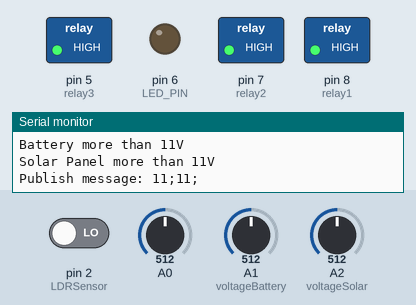
Simulated run of this sketch. Board: Arduino Uno, built with avr-gcc and run on an emulated ATmega328P. Shown: switched loads named in the sketch (green lamp = pin HIGH), output pins drawn as LEDs (lit = HIGH), the last lines printed to the serial monitor. Inputs (shaded band) come from the test bench; at power-on: A1 (voltageBattery) = 512, A2 (voltageSolar) = 512, pin 2 (LDRSensor) LOW, A0 = 512. WiFi joins after 1.5 s; servers stay silent unless stated; random numbers use the default seed unless the sketch sets one; no MQTT or app messages arrive unless stated.

Above: at 4.5 s.
4.6 s: A1 (voltageBattery) set to 500
7.6 s: A1 (voltageBattery) set to 474
At 10.3 s:
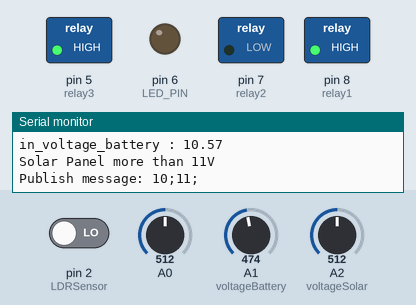
10.6 s: A2 (voltageSolar) set to 499
13.6 s: A2 (voltageSolar) set to 478
At 16.3 s:
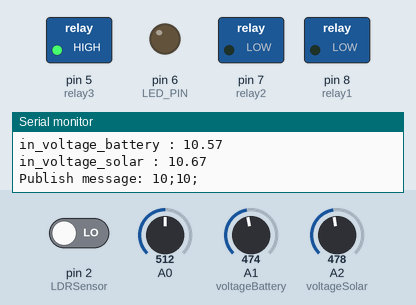
16.6 s: A1 (voltageBattery) set to 511
At 18.7 s:
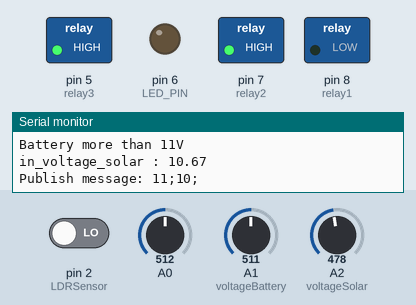
19.6 s: pin 2 (LDRSensor) driven HIGH
At 22.1 s:
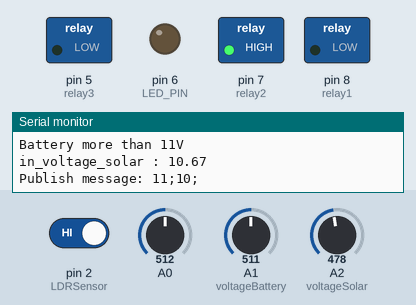
Timing chart, 0 to 23.6 s (numbered marks = the images above; inputs shaded):
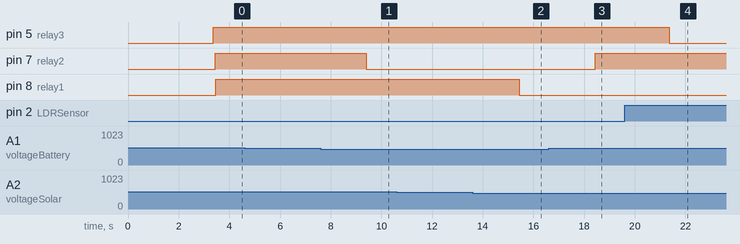

Measured:
- the behaviour switches between 492 and 491 on A1 (voltageBattery) (found by bisection; images 0 and 1)
- the behaviour switches between 492 and 491 on A2 (voltageSolar) (found by bisection; images 1 and 2)
- after the input at 7.6 s, pin 7 (relay2): HIGH → LOW after 1.8 s
- after the input at 13.6 s, pin 8 (relay1): HIGH → LOW after 1.8 s
- after the input at 16.6 s, pin 7 (relay2): LOW → HIGH after 1.8 s
- after the input at 19.6 s, pin 5 (relay3): HIGH → LOW after 1.8 s

The sketch:

PJU_C.ino
```cpp
#define BLYNK_TEMPLATE_ID "TMPL64OWjelMT"
#define BLYNK_TEMPLATE_NAME "Smart PJU"
#define BLYNK_AUTH_TOKEN "h-u3YUFCtGO-6eGSHjc4s9F7OZNAq0NG"

#include <SPI.h>
#include <Ethernet.h>
#include <PubSubClient.h>
#include <Blynk.h>
#include <BlynkSimpleEthernet.h>

const char* mqtt_server = "test.mosquitto.org"; // broker mqtt
const int mqtt_port =1883;                     // broker port

EthernetClient ethClient;
PubSubClient client(ethClient);
byte mac[]    = {  0xDE, 0xED, 0xBA, 0xFE, 0xFE, 0xED };

// definisi pin arduino
#define LED_PIN 6
int LDRSensor = 2;
#define currentLamp A0
#define voltageBattery A1
#define voltageSolar A2
#define relay1 8 // Relay bantuan untuk BATTERY
#define relay2 7 // Relay bantuan untuk LAMPU
#define relay3 5 // relay untuk menghidupkan lampu saat gelap

// definisi nilai lain
unsigned long lastMsg = 0;
#define MSG_BUFFER_SIZE (50)
#define LDR_MSG_BUFFER_SIZE (50)
#define VBATTERY_MSG_BUFFER_SIZE (50)
#define VSOLAR_MSG_BUFFER_SIZE (50)
#define ALAMP_MSG_BUFFER_SIZE (50)
char msg[MSG_BUFFER_SIZE];
char ldrMsg[LDR_MSG_BUFFER_SIZE];
char batteryMsg[VBATTERY_MSG_BUFFER_SIZE];
char solarMsg[VSOLAR_MSG_BUFFER_SIZE];
char currentMsg[ALAMP_MSG_BUFFER_SIZE];
int value = 0;

float adc_voltage_battery = 0.0;
float in_voltage_battery = 0.0;
float R1 = 30000.0;
float R2 = 7500.0;
float ref_voltage = 5.0;
int adc_value_battery = 0;

float adc_voltage_solar = 0.0;
float in_voltage_solar = 0.0;
int adc_value_solar = 0;

int nilaiadc_arus= 0;                   // nilai adc saat pembacaan arus yang menuju ke lampu dengan menggunakan sensor arus
int teganganoffset_arus = 2500;         // nilai pembacaan offset saat tidak ada arus yang lewat
float tegangan_arus = 0.0;
float nilaiarus = 0.0;                  // nilai arus sesungguhnya pada lampu
int sensitivitas = 66;                  // tegantung sensor arus yang digunakan, yang ini 25 Ampere

int arus = 0;
int teganganBaterai = 0;
int teganganPanel = 0;

// topic mqtt
const char* topic1 = "smart_pju_1";
const char* topic2 = "smart_pju_2";
const char* topic3 = "smart_pju_3";

void setup() {
  Serial.begin(9600);

  while (!Serial) delay(1);
  Ethernet.begin(mac);

  // koneksi ke blynk
  Blynk.begin(BLYNK_AUTH_TOKEN);

  // Initialize pin
  pinMode(LED_PIN, OUTPUT);
  pinMode(LDRSensor, INPUT);
  pinMode(relay1, OUTPUT);
  pinMode(relay2, OUTPUT);
  pinMode(relay3, OUTPUT);

  Serial.print("server is at ");
  Serial.println(Ethernet.localIP());

  //--- init mqtt client
  client.setServer(mqtt_server, mqtt_port);
  client.setCallback(callback);

  // client.setBufferSize(255);  // default 128
  randomSeed(micros());
  String clientId = "EthernetClient-";   // Create a random client ID
  clientId += String(random(0xffff), HEX);
  if (client.connect(clientId.c_str())) {
    Serial.println("connected");

    client.subscribe(topic1);   // subscribe the topic1
    client.subscribe(topic2);

  }
  else {
    Serial.print("\nfailed, rc=");
    Serial.println(client.state());
    }

}

void loop() {
  client.loop();

  // read LDR sensor
  int resultLDRsensor = digitalRead (LDRSensor);

  // read lamp current
  nilaiadc_arus = analogRead(A0);
  tegangan_arus = (nilaiadc_arus / 1024.0) * 5000;
  nilaiarus = abs(((tegangan_arus - teganganoffset_arus) / sensitivitas));
  arus = int(nilaiarus);

  // read battery voltage
  adc_value_battery = analogRead(voltageBattery);
  adc_voltage_battery = (adc_value_battery * ref_voltage) / 1024.0;
  in_voltage_battery = abs((adc_voltage_battery / (R2/(R1+R2))) - 1); // RUMUS SEBENARNYA HARUSNYA GA ADA -1, DIHARUSKAN KRN ETHERNET SHIELD
  teganganBaterai = int(in_voltage_battery);

  // read solar voltage
  adc_value_solar = analogRead(voltageSolar);
  adc_voltage_solar = (adc_value_solar * ref_voltage) / 1024.0;
  in_voltage_solar = abs((adc_voltage_solar / (R2/(R1+R2))) - 1);
  teganganPanel = int(in_voltage_solar);

  // publish sensor values every 3 sec
  unsigned long now = millis();
  if (now - lastMsg > 3000) {

    // print results
    if (resultLDRsensor) {
      Serial.println("Darkness detected");
      digitalWrite(relay3, LOW);              // RELAY 3 HIDUP
    }
    else {
      Serial.println("Light detected");
      digitalWrite(relay3, HIGH);             // RELAY 3 MATI
    }

    Serial.print("Battery Voltage = ");
    Serial.println(in_voltage_battery);
    Serial.print("Tegangan Baterai = ");
    Serial.println(teganganBaterai);
    Serial.print("Solar Voltage = ");
    Serial.println(in_voltage_solar);
    Serial.print("Tegangan Panel = ");
    Serial.println(teganganPanel);

    // send sensor result to MQTT broker
    lastMsg = now;
    ++value;

    snprintf (msg, MSG_BUFFER_SIZE, "%d;", teganganBaterai); //perintah mempersiapkan data untuk dikirim ke mqtt broker
    snprintf (solarMsg, VSOLAR_MSG_BUFFER_SIZE, "%d;", teganganPanel);


    // join the result
    // format msq: batteryVoltage; solarVoltage;
    strcat(msg, solarMsg);

    // buka RELAY 2 jika tegangan baterai di bawah 11V
    if(in_voltage_battery < 11) {
      digitalWrite(relay2, LOW);              // RELAY 2 HIDUP
      Serial.print("in_voltage_battery : ");
      Serial.println(in_voltage_battery);
    }
    else {
      Serial.println("Battery more than 11V");
      digitalWrite(relay2, HIGH);             // RELAY 2 MATI
    }

    // buka RELAY 1 jika penel rusak
    if(in_voltage_solar < 11) {
      digitalWrite(relay1, LOW);              // RELAY 1 HIDUP
      Serial.print("in_voltage_solar : ");
      Serial.println(in_voltage_solar);
    }
    else {
      Serial.println("Solar Panel more than 11V");
      digitalWrite(relay1, HIGH);             // RELAY 1 MATI
    }


    // publish message
    Serial.print("Publish message: ");
    Serial.println(msg);
    client.publish(topic3, msg);
  }

  // kirim data ke blynk
  // V0 = Arus Lampu
  // V1 = Tegangan Baterai
  // V2 = Tegangan Panel Surya
  // V3 = LDR Sensor atau Photoresistor

  Blynk.virtualWrite(V0,nilaiarus);
  Blynk.virtualWrite(V1,in_voltage_battery);
  Blynk.virtualWrite(V2,in_voltage_solar);
  Blynk.virtualWrite(V3,resultLDRsensor);
  Blynk.run();
}

void callback(char* topic, byte* payload, unsigned int length) {
  String incommingMessage = "";
  String var1, var2, var3, var4, var5;
  for (int i = 0; i < length; i++) {
    incommingMessage+=(char)payload[i];
  }

  Serial.println("Message arrived ["+String(topic)+"]"+incommingMessage);


  Serial.print("mesg: ");
  Serial.println(incommingMessage);

  // parse String
  // Convert the String to a character array
  char charArray[incommingMessage.length() + 1];
  incommingMessage.toCharArray(charArray, sizeof(charArray));

  // Tokenize the string using strtok()
  char* token = strtok(charArray, ";");

  // Iterate through the tokens
  int count = 0;
  while (token != NULL && count < 3) {
    // Assign each token to the corresponding variable
    switch (count) {
      case 0:
        var1 = token;
        break;
      case 1:
        var2 = token;
        break;
    }

    // Find the next token
    token = strtok(NULL, ";");
    count++;
  }

  Serial.print("batteryVoltage = ");
  Serial.println(var1);
  Serial.print("solarVoltage = ");
  Serial.println(var2);

  // skenario jika terjadi event di topic1=smart_pju_1
  if(strcmp(topic,topic1) == 0){
    Serial.println("Ini topic 1");

    if((var1.toInt() < 11 || var2.toInt() < 11) && teganganBaterai > 11) {
        digitalWrite(relay1, LOW);    // RELAY 1 HIDUP
    }
    else {
      digitalWrite(relay1, HIGH);     // RELAY 1 MATI
    }
  }

  // skenario jika terjadi event di topic2=smart_pju_2
  if(strcmp(topic,topic2) == 0){
    Serial.println("Ini topic 2");

    if((var1.toInt() < 11 || var2.toInt() < 11) && teganganPanel > 11) {
        digitalWrite(relay1, LOW);    // RELAY 1 HIDUP
    }
    else {
      digitalWrite(relay1, HIGH);     // RELAY 1 MATI
    }
  }

}

void publishMessage(const char* topic, String payload , boolean retained){
  if (client.publish(topic, payload.c_str(), true))
      Serial.println("Message publised ["+String(topic)+"]: "+payload);
}
```
